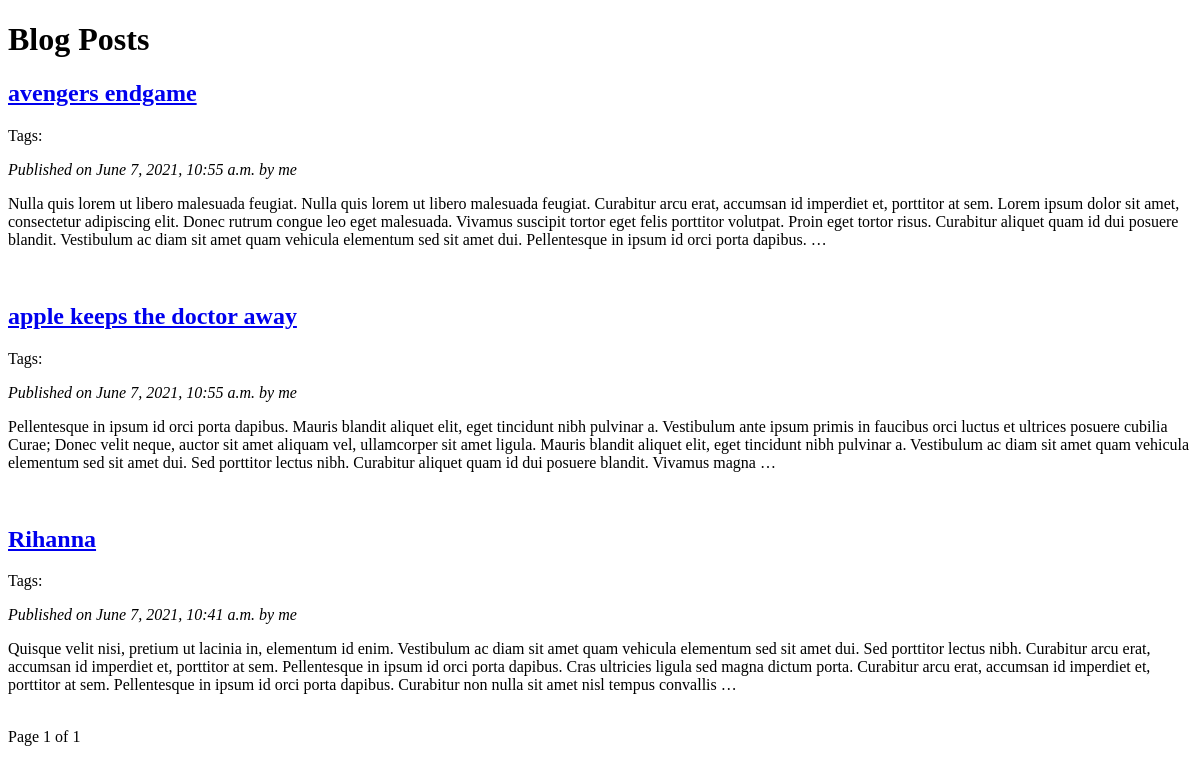
/blog/, run on an earlier commit of the app's database.
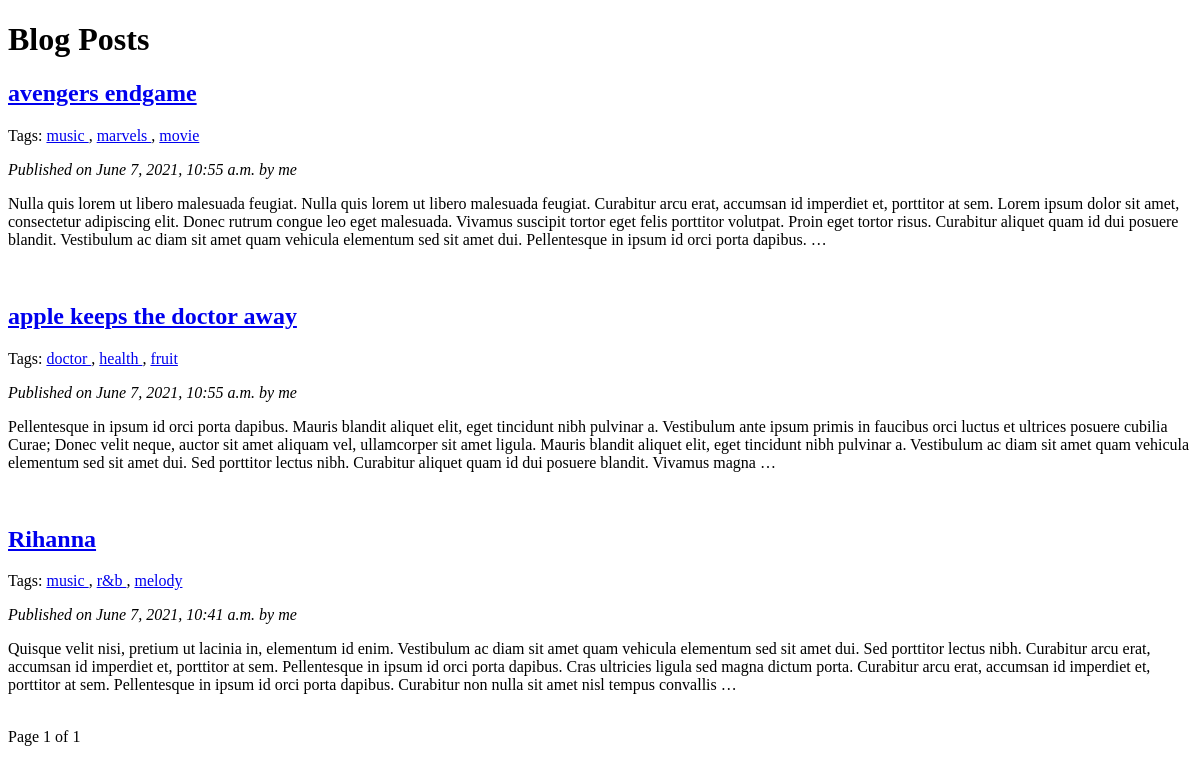
And on a later commit of the database.
### blog/models.py (models this page shows, shortened)
class Post(models.Model):
    STATUS_CHOICES = (
        ('draft', 'Draft'),
        ('published', 'Published'),
    )
    title = models.CharField(max_length=250)
    slug = models.SlugField(max_length=250,
                            unique_for_date='publish')
    author = models.ForeignKey(User,
                               on_delete=models.CASCADE,
                               related_name='blog_posts')
    body = models.TextField()
    publish = models.DateTimeField(default=timezone.now)
    created = models.DateTimeField(auto_now_add=True)
    updated = models.DateTimeField(auto_now=True)
    status = models.CharField(max_length=10,
                              choices=STATUS_CHOICES,
                              default='draft')
    objects = models.Manager()
    published = PublishedManager()
    tags = TaggableManager()
    class Meta:
        ordering = ('-publish',)
    def get_absolute_url(self):
        return reverse('blog:post_detail',
                       args=[self.publish.year,
                             self.publish.month,
                             self.publish.day,
                             self.slug])

### blog/views.py (the view)
# urls.py: path('', views.post_list, name='post_list'),
def post_list(request, tag_slug=None):
    object_list = Post.published.all()
    tag = None
    if tag_slug:
        tag = get_object_or_404(Tag, slug=tag_slug)
        object_list = object_list.filter(tags__in=[tag])
    paginator = Paginator(object_list, 3)
    page = request.GET.get('page')
    try:
        posts = paginator.page(page)
    except PageNotAnInteger:
        posts = paginator.page(1)
    except EmptyPage:
        posts = paginator.page(paginator.num_pages)
    return render(request,
                  'blog/post/list.html',
                  {'page': page,
                   'posts': posts,
                   'tag': tag})

### blog/models.py (called while the page is built)
    def get_queryset(self):
        return super(PublishedManager, self) \
            .get_queryset() \
            .filter(status='published')

### blog/templates/blog/post/list.html (shortened to what this page needs)
{% extends 'blog/base.html' %}
{% block content %}
	<h1>Blog Posts</h1>
	<div class="posts">
		{% for post in posts %}
			<h2><a href="{{ post.get_absolute_url }}">{{ post.title }}</a></h2>
			<p class="tags">
				Tags:
				{% for tag in post.tags.all %}
					<a href="{% url "blog:post_list_by_tag" tag.slug %}">
						{{ tag.name }}
					</a>
					{% if not forloop.last %}, {% endif %}
				{% endfor %}
			</p>
			<em>Published on {{ post.publish }} by {{ post.author }}</em>
			<p>{{ post.body|truncatewords:75 }}</p>
			<br>
		{% endfor %}
	</div>
	{% include 'pagination.html' with page=posts %}
{% endblock content %}

### blog/templates/blog/base.html (shortened to what this page needs)
<!doctype html>
<html lang="en">
<head>
</head>
<body>
	{% block content %}
	{% endblock content %}
</body>
</html>

### blog/templates/pagination.html (shortened to what this page needs)
<div class="pagination">
	<span class="page-links">
		<span>
			Page {{ page.number }} of {{ page.paginator.num_pages }}
		</span>
	</span>
</div>

What changed in the data, as far as the page shows it:
changed Post "avengers endgame": gains Tag (name "music")
added Tag: name "marvels", shown under Post "avengers endgame"
added Tag: name "movie", shown under Post "avengers endgame"
added Tag: name "doctor", shown under Post "apple keeps the doctor away"
added Tag: name "health", shown under Post "apple keeps the doctor away"
added Tag: name "fruit", shown under Post "apple keeps the doctor away"
changed Post "Rihanna": gains Tag (name "music")
added Tag: name "r&b", shown under Post "Rihanna"
added Tag: name "melody", shown under Post "Rihanna"
